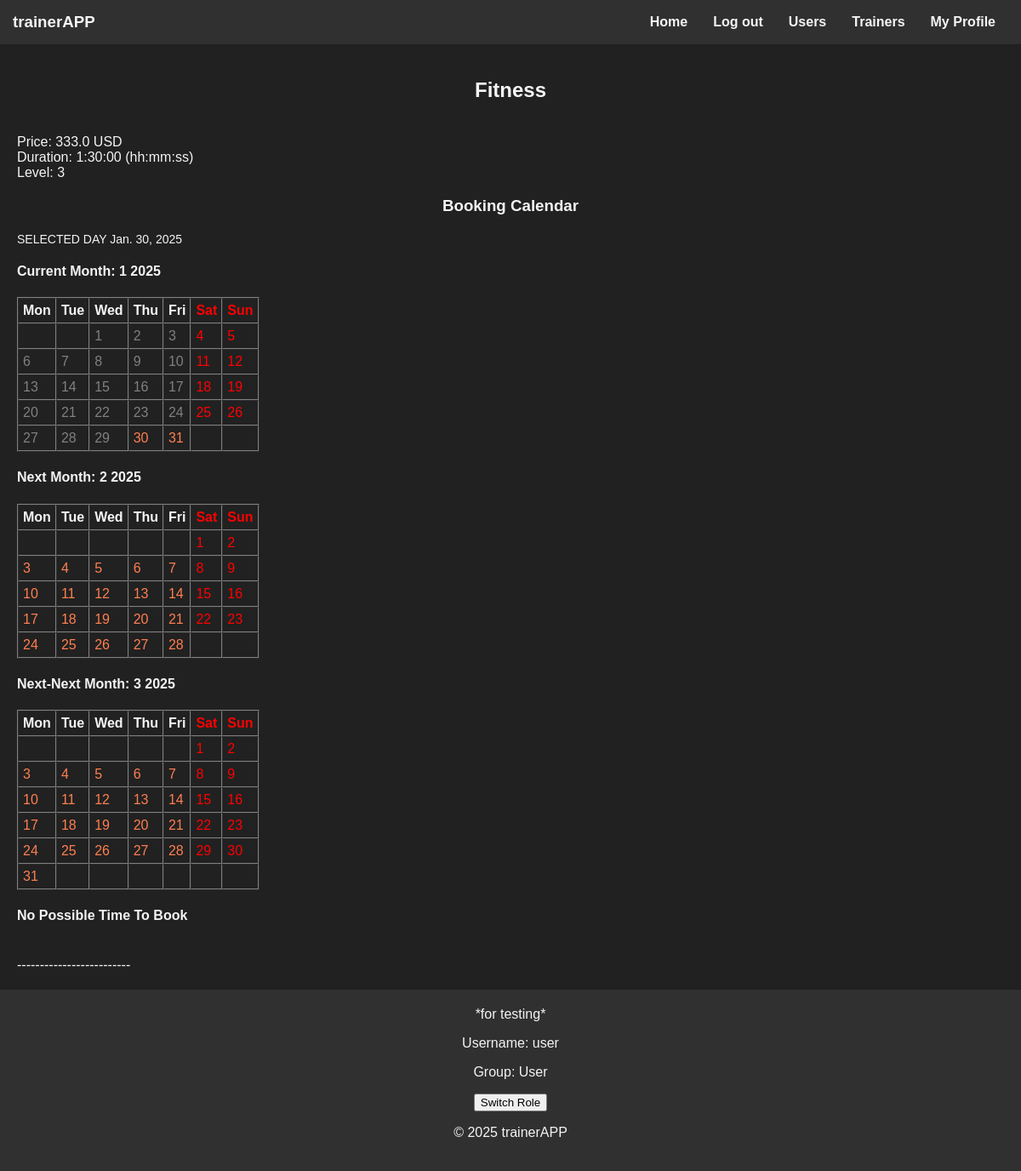
The app's page /trainer/12/booking/12/ (signed in) with its own data.
### trainer/models.py (models this page shows)
class Service(models.Model):
    LEVEL_CHOICES = [(1, "Novice"),
                     (2, "Medium"),
                     (3, "Advanced"), ]
    category = models.ForeignKey(Category, on_delete=models.CASCADE)
    trainer = models.ForeignKey(User, on_delete=models.CASCADE)
    price = models.FloatField()
    level = models.IntegerField(choices=LEVEL_CHOICES)
    duration = models.DurationField()

class Category(models.Model):
    name = models.CharField(max_length=256)

### trainer/views.py (the view, shortened to what this page needs)
# urls.py: path("<int:trainer_id>/booking/<int:service_id>/", views.book_service, name="book_service"),
def book_service(request, trainer_id, service_id, day=None):
    if request.method == "GET":
        if request.user.groups.filter(name="User").exists():
            from trainer.utils import generate_actual_calendar, booking_time_discovery
            service = trainer.models.Service.objects.filter(pk=service_id).first()
            date_param = request.GET.get("date")
            if date_param:
                date = datetime.strptime(date_param, "%Y-%m-%d").date()
            else:
                now = datetime.now()
                date = now.date()
            current_month = int(request.GET.get("month", timezone.now().month))
            current_year = int(request.GET.get("year", timezone.now().year))
            min_date = timezone.now().date()
            max_date = min_date + timedelta(days=90)
            if (current_year, current_month) > (max_date.year, max_date.month):
                current_year, current_month = max_date.year, max_date.month
            if (current_year, current_month) < (min_date.year, min_date.month):
                current_year, current_month = min_date.year, min_date.month
            next_month = current_month + 1 if current_month < 12 else 1
            next_year = current_year if current_month < 12 else current_year + 1
            next_next_month = next_month + 1 if next_month < 12 else 1
            next_next_year = next_year if next_month < 12 else next_year + 1
            calendar_rows = generate_actual_calendar(current_year, current_month, date)
            next_calendar_rows = generate_actual_calendar(next_year, next_month, date)
            next_next_calendar_rows = generate_actual_calendar(next_next_year, next_next_month, date)
            possible_times = booking_time_discovery(trainer_id, service_id, date)
            if not day:
                now = datetime.now()
                day = now.date()
            return render(request, "service.html", {"service": service,
                                                    "calendar_rows": calendar_rows,
                                                    "next_calendar_rows": next_calendar_rows,
                                                    "next_next_calendar_rows": next_next_calendar_rows,
                                                    "current_month": current_month,
                                                    "current_year": current_year,
                                                    "next_month": next_month,
                                                    "next_year": next_year,
                                                    "next_next_month": next_next_month,
                                                    "next_next_year": next_next_year,
                                                    "possible_times": possible_times,
                                                    "selected_day": date})

### trainer/utils.py (called while the page is built, shortened)
def booking_time_discovery(trainer_id, service_id, date):
    trainer_schedule = trainer.models.TrainerSchedule.objects.filter(trainer_id=trainer_id, datetime_start__date=date)
    trainer_booking = Booking.objects.filter(trainer=trainer_id, datetime_start__date=date, status=True)
    desired_service = trainer.models.Service.objects.get(pk=service_id)
    search_window = desired_service.duration
    timestep = 15  # минуты
    free_slots = []
    current_time = timezone.now()
    current_time = timezone.make_naive(current_time, timezone.get_current_timezone())
    return free_slots

def generate_month_days(year, month):
    _, num_days = calendar.monthrange(year, month)
    first_day_of_month = datetime(year, month, 1).weekday()  # 0 - Понедельник, 6 - Воскресенье
    days = [None] * first_day_of_month
    days += list(range(1, num_days + 1))
    while len(days) % 7 != 0:
        days.append(None)
    calendar_rows = [days[i:i + 7] for i in range(0, len(days), 7)]
    return calendar_rows

### templates/service.html (shortened to what this page needs)
{% extends "base.html" %}
{% block content %}
    <h2>{{ service.category.name}}</h2>
            <br>Price: {{ service.price }} USD
            <br>Duration: {{ service.duration }} (hh:mm:ss)
            <br>Level: {{ service.level }}
            {% if not is_trainer %}
                <form action="{% url 'trainer:book_service' trainer_id=service.trainer_id service_id=service.id %}" method="POST" class="booking-form-hours">
                    <h3>Booking Calendar</h3>
                    <p>SELECTED DAY {{ selected_day }}</p>
                    <h4>Current Month: {{ current_month }} {{ current_year }}</h4>
                    {% include "calendar_table.html" with calendar_rows=calendar_rows year=current_year month=current_month %}
                    <h4>Next Month: {{ next_month }} {{ next_year }}</h4>
                    {% include "calendar_table.html" with calendar_rows=next_calendar_rows year=next_year month=next_month %}
                    <h4>Next-Next Month: {{ next_next_month }} {{ next_next_year }}</h4>
                    {% include "calendar_table.html" with calendar_rows=next_next_calendar_rows year=next_next_year month=next_next_month %}
                    {% if possible_times %}
                        <div>
                            <h4>Choose Time Interval</h4>
                                <select name="booking_time">
                                    {% for time in possible_times %}
                                        <option value="{{ time.0|time:"H:i" }}-{{ time.1|time:"H:i" }}">
                                            {{ time.0|time:"H:i" }} - {{ time.1|time:"H:i" }}
                                        </option>
                                    {% endfor %}
                                </select>
                        </div>
                        <br><button type="submit">Book</button>
                    {% else %}
                        <h4>No Possible Time To Book</h4>
                    {% endif %}
                </form>
            {% endif %}
            <br>-------------------------
{% endblock %}

### templates/base.html (shortened to what this page needs)
<!DOCTYPE html>
<html lang="en">
<head>
    {% load static %}
    <link rel="stylesheet" type="text/css" href="{% static 'css/styles.css' %}">
</head>
<body>
    <header>
        <h3>trainerAPP</h3>
        <nav>
            <ul>
                <li><a href="/">Home</a></li>
                {% if request.user.is_authenticated %}
                    <li><a href="/logout/">Log out</a></li>
                    <li><a href="/users/">Users</a></li>
                    <li><a href="/trainer/">Trainers</a></li>
                    <li><a href="/users/{{ request.user.id }}">My Profile</a></li>
                {% else %}
                    <li><a href="/register/">Registration</a></li>
                    <li><a href="/login/">Log in</a></li>
                {% endif %}
            </ul>
        </nav>
    </header>
    <main>
        {% block content %}
        {% endblock %}
    </main>
    <footer>
        *for testing*
        <p>Username: {{ request.user.username }}</p>
        {% if request.user.groups.first %}
            <p>Group: {{ request.user.groups.first.name }}</p>
            <form action="{% url 'hot_change_group' %}" method="POST">
                <button type="submit">Switch Role</button>
            </form>
        {% else %}
            No group assigned
        {% endif %}
        <p>&copy; 2025 trainerAPP</p>
    </footer>
</body>
</html>

### static/css/styles.css (style rules this page uses)
:root { --background-color: #212121; --text-color: #f4f4f4; --header-background: #303030; --link-color: #ff7f50; --highlight-color: #4caf50; --footer-background: #303030; --form-background: #2c2c2c; }
body { display: flex; flex-direction: column; min-height: 100vh; margin: 0; background-color: var(--background-color); color: var(--text-color); font-family: Arial, sans-serif; }
a { color: var(--link-color); text-decoration: none; }
h3, h2, h1 { color: var(--text-color); text-align: center; }
main { flex-grow: 1; margin: 20px; }
form p { margin-top: 20px; font-size: 14px; color: var(--text-color); }

### static/css/header.css (style rules this page uses)
header { background-color: var(--header-background); color: var(--text-color); padding: 15px; display: flex; justify-content: space-between; align-items: center; }
header h3 { margin: 0; }
nav ul { list-style-type: none; margin: 0; padding: 0; display: flex; justify-content: center; }
nav li { margin: 0 15px; }
nav a { color: var(--text-color); font-weight: bold; font-size: 16px; }

### static/css/footer.css (style rules this page uses)
footer { background-color: var(--footer-background); color: var(--text-color); text-align: center; padding: 20px; position: relative; }

### records on screen
Service: category.name "Fitness", price "333.0", duration "1:30:00", level "3"

### other values on screen
{{ selected_day }} "Jan. 30, 2025"
{{ current_month }} "1"
{{ current_year }} "2025"
{{ day.number }} "1" "2" "3" "6" "7" "8" "9" "10" "13" "14" "15" "16" "17" "20" "21" "22" "23" "24" "27" "28" "29"
{{ day.number }} "4" "5" "11" "12" "18" "19" "25" "26" "1" "2" "8" "9" "15" "16" "22" "23" "1" "2" "8" "9" "15" "16" "22" "23" "29" "30"
{{ day.number }} "30" "31" "3" "4" "5" "6" "7" "10" "11" "12" "13" "14" "17" "18" "19" "20" "21" "24" "25" "26" "27" "28" "3" "4" "5" "6" "7" "10" "11" "12" "13" "14" "17" "18" "19" "20" "21" "24" "25" "26" "27" "28" "31"
{{ next_month }} "2"
{{ next_year }} "2025"
{{ next_next_month }} "3"
{{ next_next_year }} "2025"
{{ request.user.username }} "user"
{{ request.user.groups.first.name }} "User"
